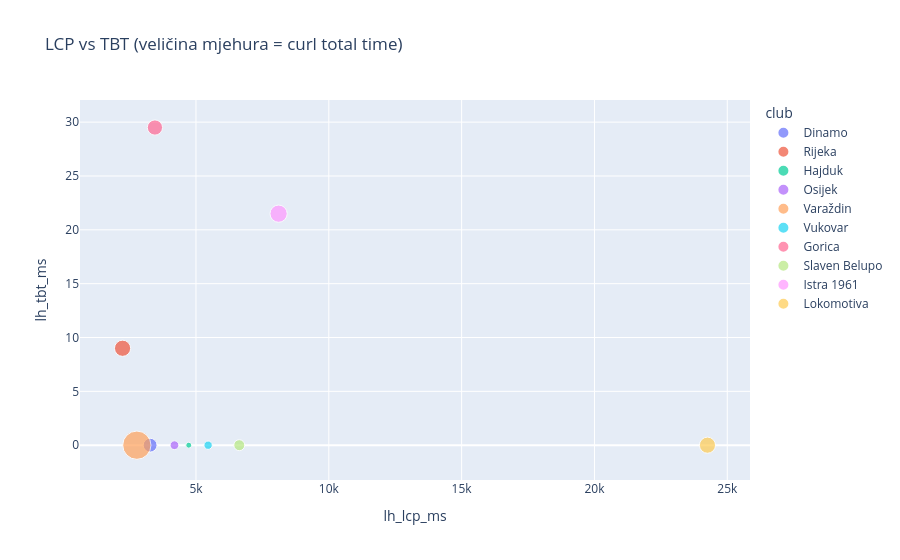

Notebook code cell kept with this figure:
### Markdown cell above
## Scatter pogled

Koristan graf je LCP naspram TBT uz veličinu bubblea po `curl_time_total_s`, jer brzo pokaže koje stranice pate od frontenda, a koje od mreže. [web:120]

### Code cell
fig = px.scatter(
    rank_df,
    x='lh_lcp_ms', y='lh_tbt_ms', size='curl_time_total_s', color='club',
    hover_data=['lh_cls', 'lighthouse_performance_score', 'website'],
    title='LCP vs TBT (veličina mjehura = curl total time)'
)
fig.show()

### Figure 1 — Plotly figure (JSON) as saved in the notebook; plotly's stock layout.template omitted (floating-point values rounded to 4 significant figures)
{"data": [{"customdata": [[0.002174, 82, "https://gnkdinamo.hr/"]], "hovertemplate": "club=Dinamo<br>lh_lcp_ms=%{x}<br>lh_tbt_ms=%{y}<br>curl_time_total_s=%{marker.size}<br>lh_cls=%{customdata[0]}<br>lighthouse_performance_score=%{customdata[1]}<br>website=%{customdata[2]}<extra></extra>", "legendgroup": "Dinamo", "marker": {"color": "#636efa", "size": [0.6528], "sizemode": "area", "sizeref": 0.00679, "symbol": "circle"}, "mode": "markers", "name": "Dinamo", "orientation": "v", "showlegend": true, "type": "scatter", "x": [3274.0], "xaxis": "x", "y": [0.0], "yaxis": "y"}, {"customdata": [[0.003755, 82, "https://nk-rijeka.hr/"]], "hovertemplate": "club=Rijeka<br>lh_lcp_ms=%{x}<br>lh_tbt_ms=%{y}<br>curl_time_total_s=%{marker.size}<br>lh_cls=%{customdata[0]}<br>lighthouse_performance_score=%{customdata[1]}<br>website=%{customdata[2]}<extra></extra>", "legendgroup": "Rijeka", "marker": {"color": "#EF553B", "size": [0.8915], "sizemode": "area", "sizeref": 0.00679, "symbol": "circle"}, "mode": "markers", "name": "Rijeka", "orientation": "v", "showlegend": true, "type": "scatter", "x": [2236.0], "xaxis": "x", "y": [9.0], "yaxis": "y"}, {"customdata": [[0.01053, 76, "https://hajduk.hr/"]], "hovertemplate": "club=Hajduk<br>lh_lcp_ms=%{x}<br>lh_tbt_ms=%{y}<br>curl_time_total_s=%{marker.size}<br>lh_cls=%{customdata[0]}<br>lighthouse_performance_score=%{customdata[1]}<br>website=%{customdata[2]}<extra></extra>", "legendgroup": "Hajduk", "marker": {"color": "#00cc96", "size": [0.1206], "sizemode": "area", "sizeref": 0.00679, "symbol": "circle"}, "mode": "markers", "name": "Hajduk", "orientation": "v", "showlegend": true, "type": "scatter", "x": [4728.0], "xaxis": "x", "y": [0.0], "yaxis": "y"}, {"customdata": [[0.01723, 75, "http://nk-osijek.hr/"]], "hovertemplate": "club=Osijek<br>lh_lcp_ms=%{x}<br>lh_tbt_ms=%{y}<br>curl_time_total_s=%{marker.size}<br>lh_cls=%{customdata[0]}<br>lighthouse_performance_score=%{customdata[1]}<br>website=%{customdata[2]}<extra></extra>", "legendgroup": "Osijek", "marker": {"color": "#ab63fa", "size": [0.2617], "sizemode": "area", "sizeref": 0.00679, "symbol": "circle"}, "mode": "markers", "name": "Osijek", "orientation": "v", "showlegend": true, "type": "scatter", "x": [4190.0], "xaxis": "x", "y": [0.0], "yaxis": "y"}, {"customdata": [[0.003503, 75, "https://nk-varazdin.hr/"]], "hovertemplate": "club=Varaždin<br>lh_lcp_ms=%{x}<br>lh_tbt_ms=%{y}<br>curl_time_total_s=%{marker.size}<br>lh_cls=%{customdata[0]}<br>lighthouse_performance_score=%{customdata[1]}<br>website=%{customdata[2]}<extra></extra>", "legendgroup": "Varaždin", "marker": {"color": "#FFA15A", "size": [2.716], "sizemode": "area", "sizeref": 0.00679, "symbol": "circle"}, "mode": "markers", "name": "Varaždin", "orientation": "v", "showlegend": true, "type": "scatter", "x": [2774.0], "xaxis": "x", "y": [0.0], "yaxis": "y"}, {"customdata": [[0.2119, 60, "https://hnk-vukovar1991.hr/"]], "hovertemplate": "club=Vukovar<br>lh_lcp_ms=%{x}<br>lh_tbt_ms=%{y}<br>curl_time_total_s=%{marker.size}<br>lh_cls=%{customdata[0]}<br>lighthouse_performance_score=%{customdata[1]}<br>website=%{customdata[2]}<extra></extra>", "legendgroup": "Vukovar", "marker": {"color": "#19d3f3", "size": [0.2366], "sizemode": "area", "sizeref": 0.00679, "symbol": "circle"}, "mode": "markers", "name": "Vukovar", "orientation": "v", "showlegend": true, "type": "scatter", "x": [5457.0], "xaxis": "x", "y": [0.0], "yaxis": "y"}, {"customdata": [[0.2661, 57, "https://hnk-gorica.hr/"]], "hovertemplate": "club=Gorica<br>lh_lcp_ms=%{x}<br>lh_tbt_ms=%{y}<br>curl_time_total_s=%{marker.size}<br>lh_cls=%{customdata[0]}<br>lighthouse_performance_score=%{customdata[1]}<br>website=%{customdata[2]}<extra></extra>", "legendgroup": "Gorica", "marker": {"color": "#FF6692", "size": [0.7881], "sizemode": "area", "sizeref": 0.00679, "symbol": "circle"}, "mode": "markers", "name": "Gorica", "orientation": "v", "showlegend": true, "type": "scatter", "x": [3454.0], "xaxis": "x", "y": [29.5], "yaxis": "y"}, {"customdata": [[0.3621, 39, "https://nk-slaven-belupo.hr/"]], "hovertemplate": "club=Slaven Belupo<br>lh_lcp_ms=%{x}<br>lh_tbt_ms=%{y}<br>curl_time_total_s=%{marker.size}<br>lh_cls=%{customdata[0]}<br>lighthouse_performance_score=%{customdata[1]}<br>website=%{customdata[2]}<extra></extra>", "legendgroup": "Slaven Belupo", "marker": {"color": "#B6E880", "size": [0.4086], "sizemode": "area", "sizeref": 0.00679, "symbol": "circle"}, "mode": "markers", "name": "Slaven Belupo", "orientation": "v", "showlegend": true, "type": "scatter", "x": [6629.0], "xaxis": "x", "y": [0.0], "yaxis": "y"}, {"customdata": [[0.2165, 45, "https://nkistra.com/"]], "hovertemplate": "club=Istra 1961<br>lh_lcp_ms=%{x}<br>lh_tbt_ms=%{y}<br>curl_time_total_s=%{marker.size}<br>lh_cls=%{customdata[0]}<br>lighthouse_performance_score=%{customdata[1]}<br>website=%{customdata[2]}<extra></extra>", "legendgroup": "Istra 1961", "marker": {"color": "#FF97FF", "size": [1.009], "sizemode": "area", "sizeref": 0.00679, "symbol": "circle"}, "mode": "markers", "name": "Istra 1961", "orientation": "v", "showlegend": true, "type": "scatter", "x": [8110.0], "xaxis": "x", "y": [21.5], "yaxis": "y"}, {"customdata": [[0.3214, 42, "https://nklokomotiva.hr/"]], "hovertemplate": "club=Lokomotiva<br>lh_lcp_ms=%{x}<br>lh_tbt_ms=%{y}<br>curl_time_total_s=%{marker.size}<br>lh_cls=%{customdata[0]}<br>lighthouse_performance_score=%{customdata[1]}<br>website=%{customdata[2]}<extra></extra>", "legendgroup": "Lokomotiva", "marker": {"color": "#FECB52", "size": [0.8852], "sizemode": "area", "sizeref": 0.00679, "symbol": "circle"}, "mode": "markers", "name": "Lokomotiva", "orientation": "v", "showlegend": true, "type": "scatter", "x": [24250.0], "xaxis": "x", "y": [0.0], "yaxis": "y"}], "layout": {"legend": {"itemsizing": "constant", "title": {"text": "club"}, "tracegroupgap": 0}, "title": {"text": "LCP vs TBT (veličina mjehura = curl total time)"}, "xaxis": {"anchor": "y", "domain": [0, 1], "title": {"text": "lh_lcp_ms"}}, "yaxis": {"anchor": "x", "domain": [0, 1], "title": {"text": "lh_tbt_ms"}}}}
